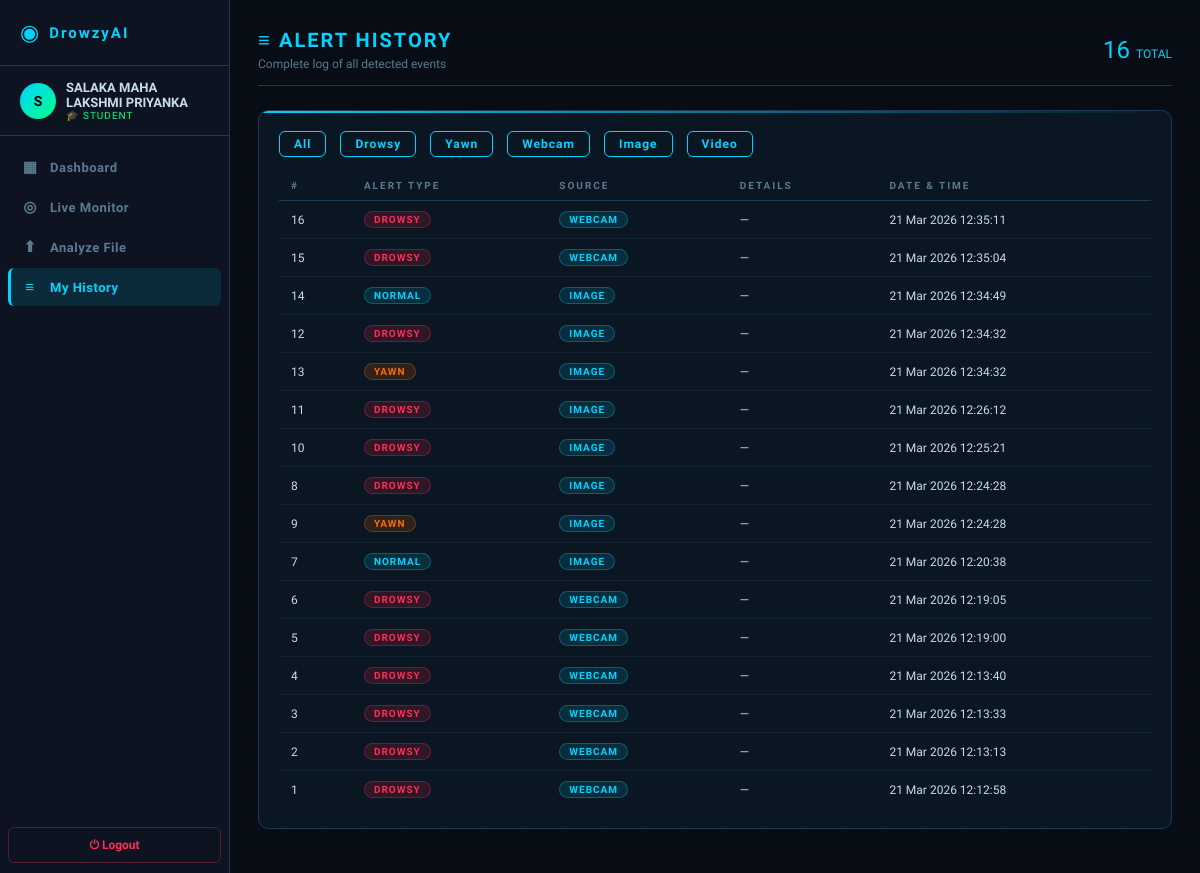
Page /history (signed in) on the earlier database version.
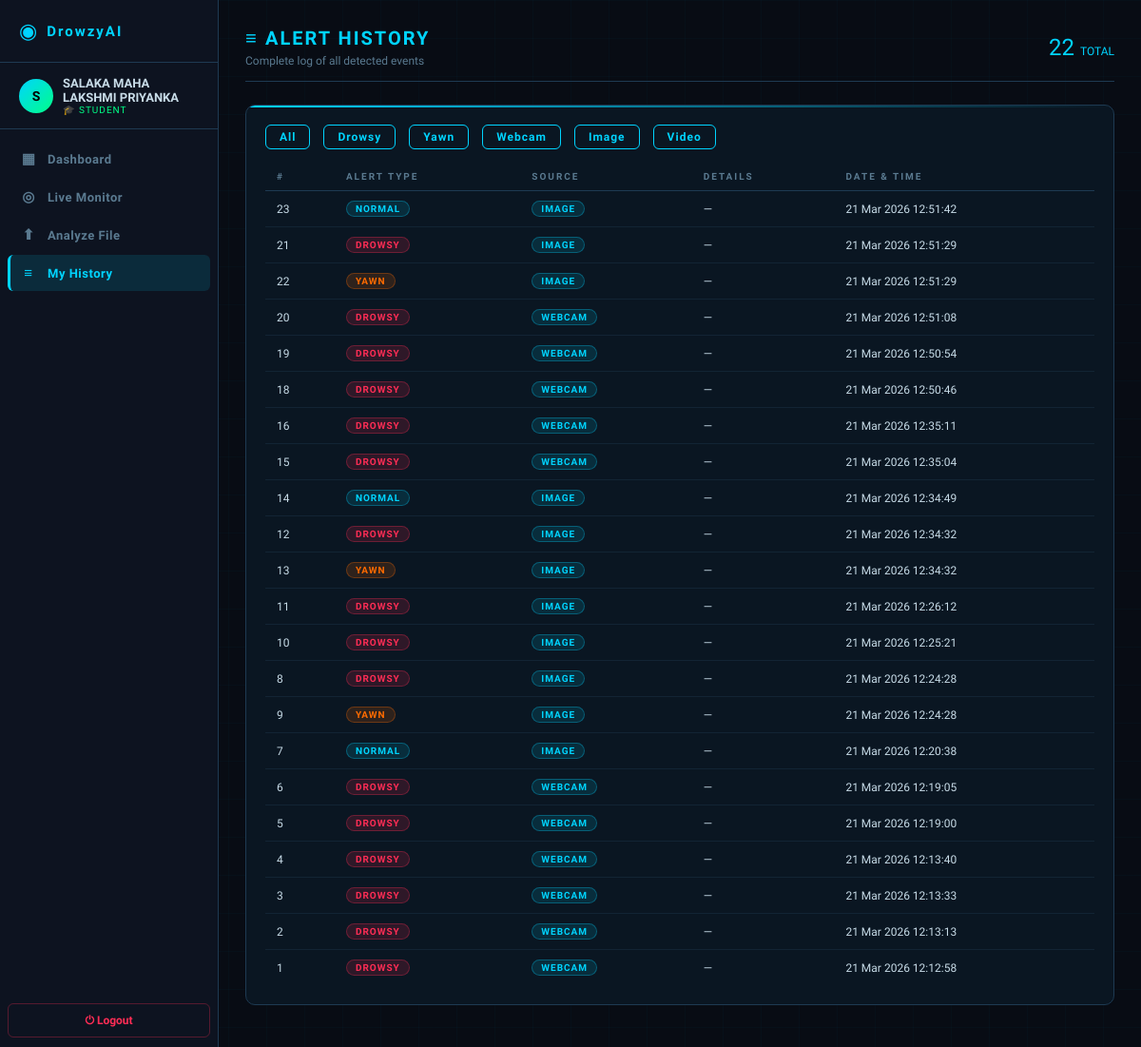
Same page on the later database version.
### models/user.py (models this page shows, shortened)
class User(UserMixin, db.Model):
    __tablename__ = 'users'
    id = db.Column(db.Integer, primary_key=True)
    name = db.Column(db.String(100), nullable=False)
    email = db.Column(db.String(150), unique=True, nullable=False)
    password_hash = db.Column(db.String(200), nullable=False)
    role = db.Column(db.String(20), default='student')
    face_image = db.Column(db.String(200), nullable=True)
    face_trained = db.Column(db.Boolean, default=False)
    created_at = db.Column(db.DateTime, default=datetime.utcnow)
    logs = db.relationship('AlertLog', backref='user', lazy=True)

class AlertLog(db.Model):
    __tablename__ = 'alert_logs'
    id = db.Column(db.Integer, primary_key=True)
    user_id = db.Column(db.Integer, db.ForeignKey('users.id'), nullable=True)
    alert_type = db.Column(db.String(50))
    source = db.Column(db.String(20))
    confidence = db.Column(db.Float, nullable=True)
    snapshot_path = db.Column(db.String(200), nullable=True)
    timestamp = db.Column(db.DateTime, default=datetime.utcnow)
    details = db.Column(db.Text, nullable=True)

### routes/main_routes.py (the view)
@main_bp.route('/history')
@login_required
def history():
    if current_user.role == 'admin':
        return redirect(url_for('main.all_history'))
    logs = AlertLog.query.filter_by(user_id=current_user.id)\
            .order_by(AlertLog.timestamp.desc()).all()
    return render_template('history.html', logs=logs)

### models/user.py (called while the page is built)
@login_manager.user_loader
def load_user(user_id):
    return User.query.get(int(user_id))

### templates/history.html (shortened to what this page needs)
{% extends 'base.html' %}
{% block content %}
<div class="page-header animate-in d-flex justify-between align-center">
  <div>
    <div class="page-title">≡ ALERT HISTORY</div>
    <div class="page-sub">Complete log of all detected events</div>
  </div>
  <div style="font-family:'Orbitron',monospace;font-size:24px;color:var(--accent)">
    {{ logs|length }} <span style="font-size:12px;color:var(--text-dim)">TOTAL</span>
  </div>
</div>
<div class="card animate-in">
  {% if logs %}
  <div class="d-flex gap-2 mb-2" style="flex-wrap:wrap;">
    <button class="btn btn-outline" style="padding:5px 14px;font-size:12px" onclick="filterTable('all')">All</button>
    <button class="btn btn-outline" style="padding:5px 14px;font-size:12px" onclick="filterTable('DROWSY')">Drowsy</button>
    <button class="btn btn-outline" style="padding:5px 14px;font-size:12px" onclick="filterTable('YAWN')">Yawn</button>
    <button class="btn btn-outline" style="padding:5px 14px;font-size:12px" onclick="filterTable('webcam')">Webcam</button>
    <button class="btn btn-outline" style="padding:5px 14px;font-size:12px" onclick="filterTable('image')">Image</button>
    <button class="btn btn-outline" style="padding:5px 14px;font-size:12px" onclick="filterTable('video')">Video</button>
  </div>
  <table class="data-table" id="histTable">
    <thead><tr><th>#</th><th>Alert Type</th><th>Source</th><th>Details</th><th>Date &amp; Time</th></tr></thead>
    <tbody>
      {% for log in logs %}
      <tr data-type="{{ log.alert_type }}" data-source="{{ log.source }}">
        <td style="color:var(--text-dim);font-size:12px">{{ log.id }}</td>
        <td>
          {% if log.alert_type == 'DROWSY' %}<span class="badge badge-danger">DROWSY</span>
          {% elif log.alert_type == 'YAWN'  %}<span class="badge badge-warning">YAWN</span>
          {% else %}<span class="badge badge-info">{{ log.alert_type }}</span>{% endif %}
        </td>
        <td><span class="badge badge-info">{{ log.source }}</span></td>
        <td style="color:var(--text-dim);font-size:12px">{{ log.details or '—' }}</td>
        <td style="font-size:12px;color:var(--text-dim);font-family:'Orbitron',monospace;">
          {{ log.timestamp.strftime('%d %b %Y  %H:%M:%S') }}
        </td>
      </tr>
      {% endfor %}
    </tbody>
  </table>
  {% else %}
  <div class="text-center text-dim" style="padding:50px;">
    <div style="font-size:36px;margin-bottom:12px;">◎</div>
    <div>No alerts recorded yet.</div>
    <a href="{{ url_for('main.webcam') }}" class="btn btn-primary mt-3">Start Monitoring</a>
  </div>
  {% endif %}
</div>
{% endblock %}

### templates/base.html (shortened to what this page needs)
<!DOCTYPE html>
<html lang="en">
<head>
<link rel="stylesheet" href="{{ url_for('static', filename='css/style.css') }}">
</head>
<body>
{% if current_user.is_authenticated %}
<div class="app-shell">
  <nav class="sidebar">
    <div class="sidebar-logo">
      <span class="logo-icon">◉</span>
      <span class="logo-text">DrowzyAI</span>
    </div>
    <div class="sidebar-user">
      <div class="user-avatar">{{ current_user.name[0].upper() }}</div>
      <div class="user-info">
        <div class="user-name">{{ current_user.name }}</div>
        <div class="user-role"
          style="color:{% if current_user.role == 'admin' %}var(--warn){% else %}var(--accent2){% endif %}">
          {% if current_user.role == 'admin' %}⚙ ADMIN{% else %}🎓 STUDENT{% endif %}
        </div>
      </div>
    </div>
    <ul class="sidebar-nav">
      {% if current_user.role == 'admin' %}
      <li>
        <a href="{{ url_for('main.dashboard') }}"
           class="nav-link {% if request.endpoint == 'main.dashboard' %}active{% endif %}">
          <span class="nav-icon">◈</span> Admin Dashboard
        </a>
      </li>
      <li>
        <a href="{{ url_for('main.admin') }}"
           class="nav-link {% if request.endpoint == 'main.admin' %}active{% endif %}">
          <span class="nav-icon">👥</span> Manage Users
        </a>
      </li>
      <li>
        <a href="{{ url_for('main.all_history') }}"
           class="nav-link {% if request.endpoint == 'main.all_history' %}active{% endif %}">
          <span class="nav-icon">≡</span> All Alerts
        </a>
      </li>
      {% else %}
      <li>
        <a href="{{ url_for('main.dashboard') }}"
           class="nav-link {% if request.endpoint == 'main.dashboard' %}active{% endif %}">
          <span class="nav-icon">▦</span> Dashboard
        </a>
      </li>
      <li>
        <a href="{{ url_for('main.webcam') }}"
           class="nav-link {% if request.endpoint == 'main.webcam' %}active{% endif %}">
          <span class="nav-icon">◎</span> Live Monitor
        </a>
      </li>
      <li>
        <a href="{{ url_for('main.upload') }}"
           class="nav-link {% if request.endpoint == 'main.upload' %}active{% endif %}">
          <span class="nav-icon">⬆</span> Analyze File
        </a>
      </li>
      <li>
        <a href="{{ url_for('main.history') }}"
           class="nav-link {% if request.endpoint == 'main.history' %}active{% endif %}">
          <span class="nav-icon">≡</span> My History
        </a>
      </li>
      {% endif %}
    </ul>
    <a href="{{ url_for('auth.logout') }}" class="sidebar-logout">⏻ Logout</a>
  </nav>
  <main class="main-content">
    {% block content %}{% endblock %}
  </main>
</div>
{% else %}
  {% block auth_content %}{% endblock %}
{% endif %}
</body>
</html>

Differences in the rows shown:
added AlertLog: id "23", alert_type "NORMAL", source "IMAGE", details "—", timestamp "21 Mar 2026 12:51:42"
added AlertLog: id "21", alert_type "DROWSY", source "IMAGE", details "—", timestamp "21 Mar 2026 12:51:29"
added AlertLog: id "22", alert_type "YAWN", source "IMAGE", details "—", timestamp "21 Mar 2026 12:51:29"
added AlertLog: id "20", alert_type "DROWSY", source "WEBCAM", details "—", timestamp "21 Mar 2026 12:51:08"
added AlertLog: id "19", alert_type "DROWSY", source "WEBCAM", details "—", timestamp "21 Mar 2026 12:50:54"
added AlertLog: id "18", alert_type "DROWSY", source "WEBCAM", details "—", timestamp "21 Mar 2026 12:50:46"
Other differences:
{{ logs|length }}: "16" → "22"
